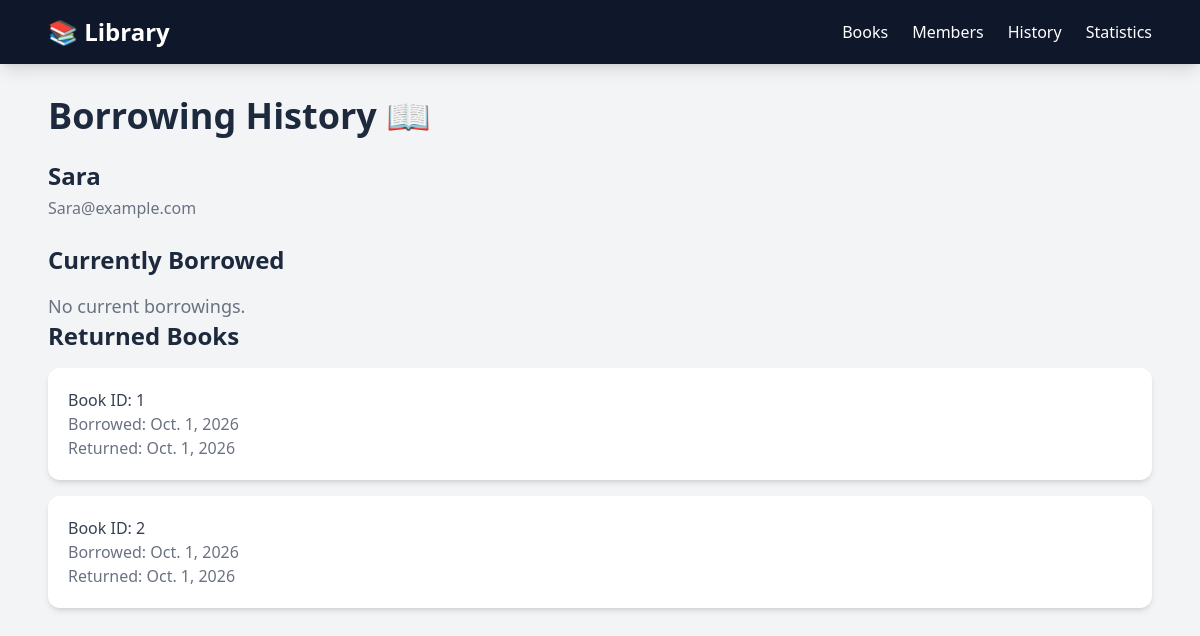
Screenshot of /history/2/ with the database file from the repository.
### library/models.py (models this page shows, shortened)
class Member(models.Model):
    name= models.CharField(max_length=100)
    email=models.EmailField(unique=True)

class Borrowing(models.Model):
        book = models.ForeignKey(Book, on_delete=models.CASCADE, related_name="borrowings")
        member = models.ForeignKey(Member, on_delete=models.CASCADE, related_name="borrowings")
        borrowed_at = models.DateField()
        returned_at = models.DateField(null=True, blank=True)

### library/views.py (the view)
# urls.py: path("history/<int:member_id>/", views.member_history, name="member_history"),
def member_history(request, member_id):
    member=get_object_or_404(Member, id=member_id)
    history =member.borrowings.all()
    active =member.borrowings.filter(returned_at__isnull=True)
    returned= member.borrowings.filter(returned_at__isnull=False)
    return render(request, "library/history.html", {
        "member": member,
        "history":history,
        "active":active,
        "returned":returned,
    })

### library/templates/library/history.html
{% extends "library/base.html" %}
{% block content %}
<h1 class="text-4xl font-bold text-slate-800 mb-6">
    Borrowing History 📖
</h1>
<h2 class="text-2xl font-bold text-slate-800 mb-1">{{ member.name }}</h2>
<p class="text-gray-500 mb-6">{{ member.email }}</p>
<h2 class="text-2xl font-bold text-slate-800 mb-4">Currently Borrowed</h2>
{% for item in active %}
   <article class="bg-white rounded-xl shadow-md p-5 mb-4">
    <p class="text-gray-700">Book ID: {{ item.book_id }}</p>
    <p class="text-gray-500">Borrowed: {{ item.borrowed_at }}</p>
    </article>
{% empty %}
    <p class="text-gray-500 text-lg">No current borrowings.</p>
{% endfor %}
<h2 class="text-2xl font-bold text-slate-800 mb-4">Returned Books</h2>
{% for item in returned %}
    <article class="bg-white rounded-xl shadow-md p-5 mb-4">
    <p class="text-gray-700">Book ID: {{ item.book_id }}</p>
    <p class="text-gray-500">Borrowed: {{ item.borrowed_at }}</p>
    <p class="text-gray-500"> Returned: {{ item.returned_at }}</p>
    </article>
{% empty %}
    <p class="text-gray-500 text-lg">No returned books.</p>
{% endfor %}
{% endblock %}

### rows the page displays
Member: name "Sara", email "Sara@example.com"
Borrowing: book_id "1", borrowed_at "Oct. 1, 2026", returned_at "Oct. 1, 2026"
Borrowing: book_id "2", borrowed_at "Oct. 1, 2026", returned_at "Oct. 1, 2026"
